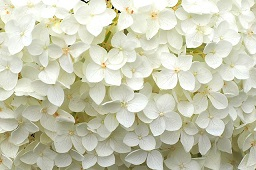
#> input picture FlowerPatch.jpg, 256 x 170 px
$ jupyter execute LaplaceEdgeDetection.ipynb
#> lines starting #> are read from the running program, lines starting #| are printed output that depends on the picture
[cell 1]
import cv2 as cv
import math
import numpy as np
from matplotlib import pyplot as plt

[cell 2]
def showimg(image, title = ""):
    plt.imshow(image, cmap='gray')
    plt.axis("off")
    plt.title(title)
    plt.show()

[cell 3]
image_source = cv.imread('FlowerPatch.jpg', cv.IMREAD_COLOR)
#> image_source is the input picture: shape (170, 256, 3); mean B, G, R 179.4, 203, 202.5
image_source = cv.cvtColor(image_source, cv.COLOR_BGR2GRAY)
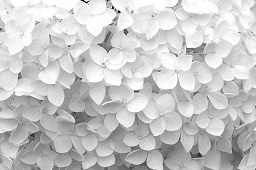
#> image_source: shape (170, 256); min 1, max 255, mean 200.2
showimg(image_source, "Source Image")

[cell 4]
LaplaceKernel = np.matrix([
                 [-1, -1, -1],
                 [-1,  8, -1],
                 [-1, -1, -1]
])


LaplaceImage = cv.filter2D(image_source, -1, LaplaceKernel)
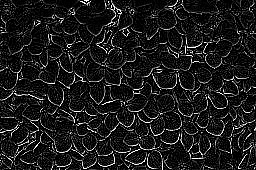
#> LaplaceImage: shape (170, 256); min 0, max 255, mean 28.1

[cell 5]
showimg(LaplaceImage, "Laplacian Image")
